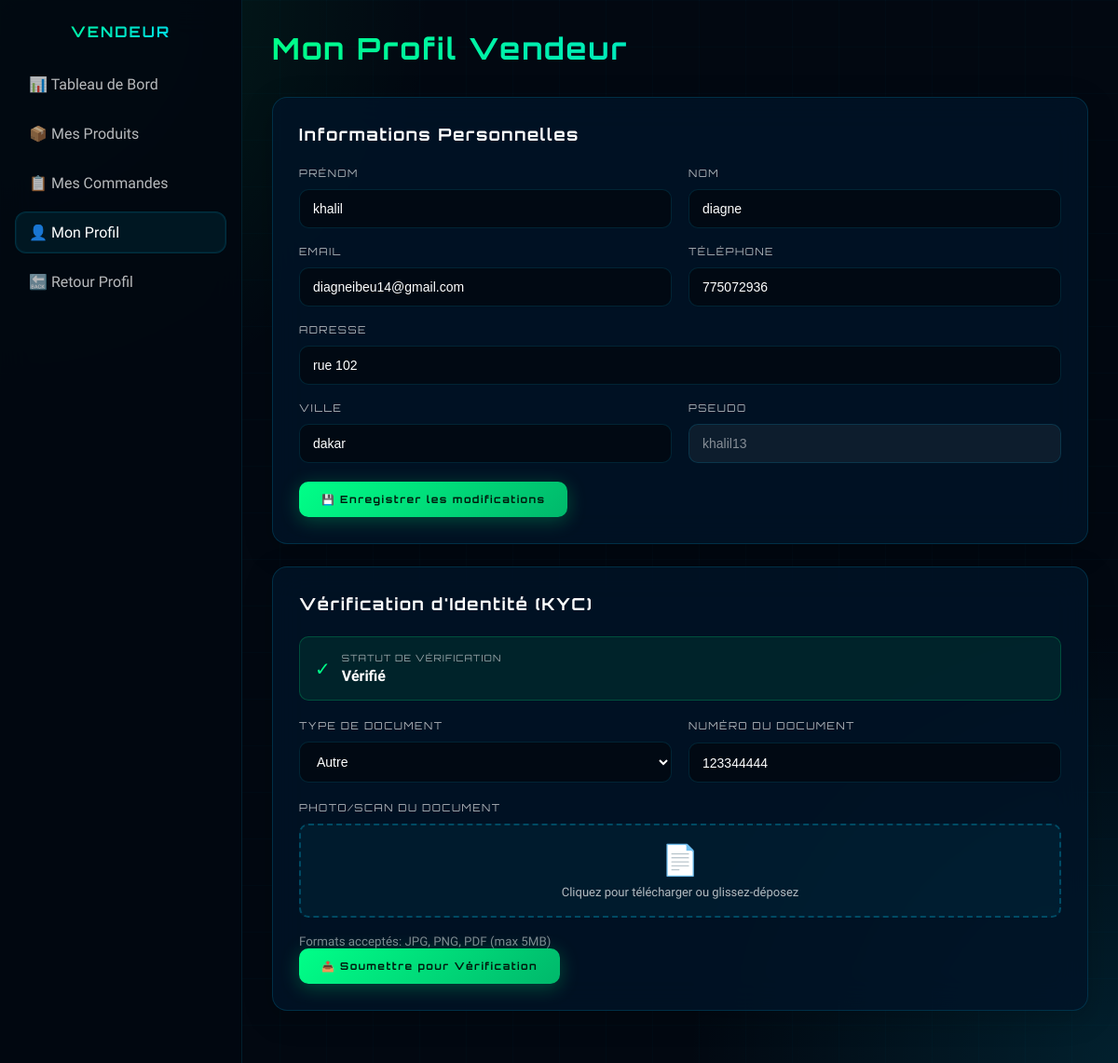
The app's page /admin/seller_profile.php (signed in) with its own data.
### tables this page shows
CREATE TABLE `visiteur` (
  `nom` varchar(55) NOT NULL,
  `email` varchar(55) NOT NULL,
  `telephone` varchar(20) DEFAULT NULL,
  `adresse` varchar(255) DEFAULT NULL,
  `ville` varchar(120) DEFAULT NULL,
  `seller_id_type` varchar(30) DEFAULT NULL,
  `seller_id_number` varchar(60) DEFAULT NULL,
  `seller_ine` varchar(60) DEFAULT NULL,
  `seller_id_photo` varchar(255) DEFAULT NULL,
  `seller_verified` tinyint(1) NOT NULL DEFAULT 0,
  `password` varchar(66) NOT NULL,
  `role` varchar(50) NOT NULL DEFAULT 'user',
  `prenom` varchar(66) NOT NULL,
  `username` varchar(65) NOT NULL,
  `id` int(11) unsigned NOT NULL AUTO_INCREMENT,
  `avatar` varchar(255) DEFAULT NULL,
  PRIMARY KEY (`id`),
  KEY `username` (`username`)
);

### admin/seller_profile.php (the view, shortened to what this page needs)
<?php
require __DIR__ . '/../config.php';
$pdo = db();
$userId = current_user_id();
try {
    $stmt = $pdo->prepare("
        SELECT id, prenom, nom, email, telephone, adresse, ville, username,
               seller_id_type, seller_id_number, seller_id_photo, seller_verified
        FROM visiteur
        WHERE id = :id
        LIMIT 1
    ");
    $stmt->execute([':id' => $userId]);
    $profile = $stmt->fetch(PDO::FETCH_ASSOC);
} catch (PDOException $e) {
    error_log('Seller profile load error: ' . $e->getMessage());
    die('Une erreur serveur est survenue.');
}
?>
<!DOCTYPE html>
<html lang="fr">
<head>
</head>
<body>
    <div class="bg-grid"></div>
    <div class="layout">
        <aside class="admin-sidebar">
            <h2>VENDEUR</h2>
            <ul>
                <li><a href="seller_dashboard.php">📊 Tableau de Bord</a></li>
                <li><a href="seller_products.php">📦 Mes Produits</a></li>
                <li><a href="seller_orders.php">📋 Mes Commandes</a></li>
                <li><a href="seller_profile.php" class="active">👤 Mon Profil</a></li>
                <li><a href="../profile.php">🔙 Retour Profil</a></li>
            </ul>
        </aside>
        <main class="content">
            <h1 class="page-title">Mon Profil Vendeur</h1>
            <div class="form-card">
                <h2>Informations Personnelles</h2>
                <form method="POST">
                    <div class="form-grid">
                        <div class="form-group">
                            <label class="form-label">Prénom</label>
                            <input type="text" name="prenom" class="form-control" value="<?= htmlspecialchars($profile['prenom'] ?? '') ?>" required>
                        </div>
                        <div class="form-group">
                            <label class="form-label">Nom</label>
                            <input type="text" name="nom" class="form-control" value="<?= htmlspecialchars($profile['nom'] ?? '') ?>" required>
                        </div>
                        <div class="form-group">
                            <label class="form-label">Email</label>
                            <input type="email" name="email" class="form-control" value="<?= htmlspecialchars($profile['email'] ?? '') ?>" required>
                        </div>
                        <div class="form-group">
                            <label class="form-label">Téléphone</label>
                            <input type="tel" name="telephone" class="form-control" value="<?= htmlspecialchars($profile['telephone'] ?? '') ?>" required>
                        </div>
                        <div class="form-group full">
                            <label class="form-label">Adresse</label>
                            <input type="text" name="adresse" class="form-control" value="<?= htmlspecialchars($profile['adresse'] ?? '') ?>" required>
                        </div>
                        <div class="form-group">
                            <label class="form-label">Ville</label>
                            <input type="text" name="ville" class="form-control" value="<?= htmlspecialchars($profile['ville'] ?? '') ?>" required>
                        </div>
                        <div class="form-group">
                            <label class="form-label">Pseudo</label>
                            <input type="text" class="form-control" value="<?= htmlspecialchars($profile['username'] ?? '') ?>" disabled>
                        </div>
                    </div>
                    <button type="submit" name="update_profile" class="btn-submit">💾 Enregistrer les modifications</button>
                </form>
            </div>
            <div class="form-card">
                <h2>Vérification d'Identité (KYC)</h2>
                <?php if ($profile['seller_verified']): ?>
                    <div class="kyc-status verified">
                        <div class="status-icon">✓</div>
                        <div class="status-text">
                            <div class="status-label">Statut de Vérification</div>
                            <div class="status-value">Vérifié</div>
                        </div>
                    </div>
                <?php endif; ?>
                <form method="POST" enctype="multipart/form-data">
                    <div class="form-grid">
                        <div class="form-group">
                            <label class="form-label">Type de Document</label>
                            <select name="id_type" class="form-control" required>
                                <option value="autre" <?= ($profile['seller_id_type'] === 'autre' ? 'selected' : '') ?>>Autre</option>
                            </select>
                        </div>
                        <div class="form-group">
                            <label class="form-label">Numéro du Document</label>
                            <input type="text" name="id_number" class="form-control" value="<?= htmlspecialchars($profile['seller_id_number'] ?? '') ?>" required>
                        </div>
                    </div>
                    <div class="form-group full">
                        <label class="form-label">Photo/Scan du Document</label>
                        <label class="upload-box">
                            <div class="upload-icon">📄</div>
                            <div class="upload-text">Cliquez pour télécharger ou glissez-déposez</div>
                        </label>
                        <small style="color: rgba(255, 255, 255, 0.5); margin-top: 8px; display: block;">Formats acceptés: JPG, PNG, PDF (max 5MB)</small>
                    </div>
                    <button type="submit" class="btn-submit">📤 Soumettre pour Vérification</button>
                </form>
            </div>
        </main>
    </div>
</body>
</html>

### records on screen
visiteur: prenom "khalil", nom "diagne", email "diagneibeu14@gmail.com", telephone "775072936", adresse "rue 102", ville "dakar", username "khalil13", id_type "Autre", id_number "123344444"
